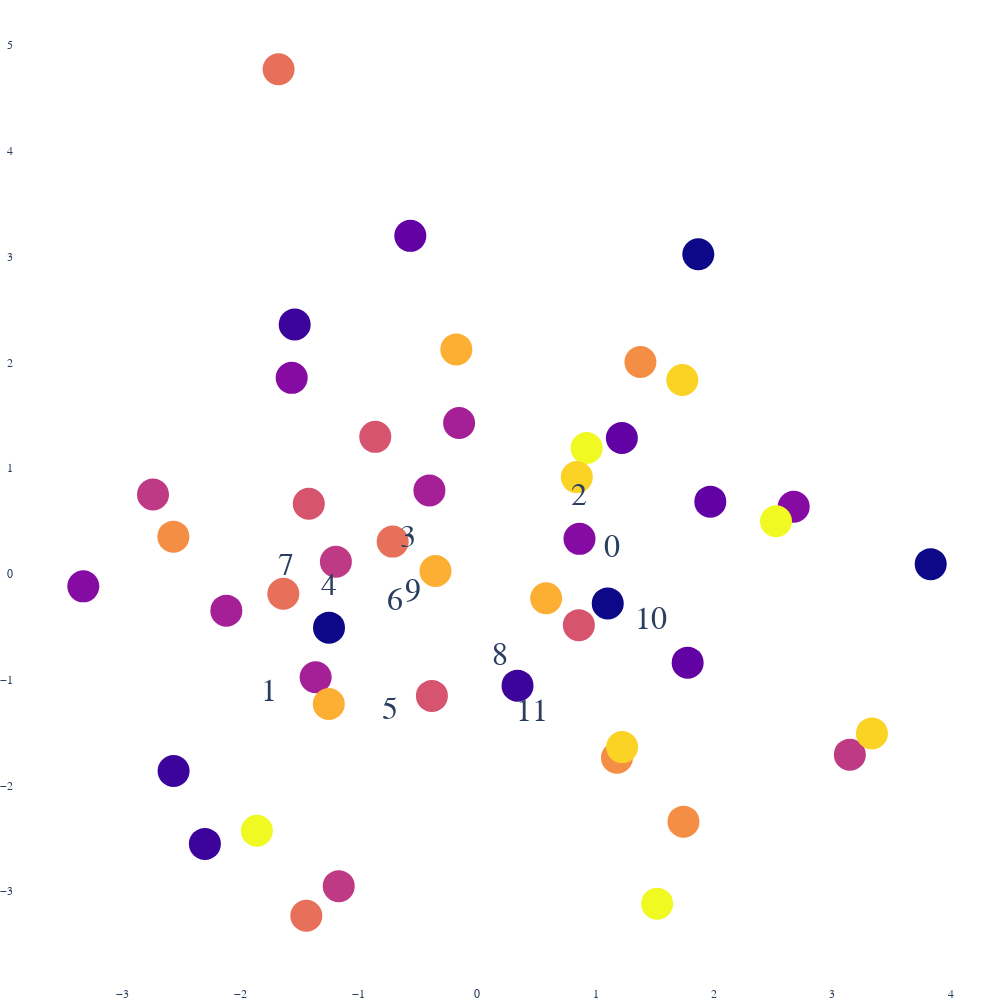

The notebook cell this image was saved under:
### Code cell
user_input = list(range(0, 48))

labels = list(np.repeat("", len(user_input))) + [f'{i%12}' for i in user_input]
opacity = list(np.repeat(1, 12*4))  + list(np.repeat(0, 12))
colors = [i%12 for i in user_input] + [i % 12 for i in range(12)]

display_pca_scatterplot(model.offset_encoder, user_input, labels, opacity, colors,
                        fontsize=32, markersize=32, textposition='bottom left', cam=(0.5,0,0), dims=2, avg=True)

### Figure 1 — Plotly figure (JSON) as saved in the notebook; plotly's stock layout.template omitted (floating-point values rounded to 4 significant figures)
{"data": [{"marker": {"color": [0, 1, 2, 3, 4, 5, 6, 7, 8, 9, 10, 11, 0, 1, 2, 3, 4, 5, 6, 7, 8, 9, 10, 11, 0, 1, 2, 3, 4, 5, 6, 7, 8, 9, 10, 11, 0, 1, 2, 3, 4, 5, 6, 7, 8, 9, 10, 11, 0, 1, 2, 3, 4, 5, 6, 7, 8, 9, 10, 11], "opacity": [1, 1, 1, 1, 1, 1, 1, 1, 1, 1, 1, 1, 1, 1, 1, 1, 1, 1, 1, 1, 1, 1, 1, 1, 1, 1, 1, 1, 1, 1, 1, 1, 1, 1, 1, 1, 1, 1, 1, 1, 1, 1, 1, 1, 1, 1, 1, 1, 0, 0, 0, 0, 0, 0, 0, 0, 0, 0, 0, 0], "size": 32}, "mode": "markers+text", "text": ["", "", "", "", "", "", "", "", "", "", "", "", "", "", "", "", "", "", "", "", "", "", "", "", "", "", "", "", "", "", "", "", "", "", "", "", "", "", "", "", "", "", "", "", "", "", "", "", "0", "1", "2", "3", "4", "5", "6", "7", "8", "9", "10", "11", "0", "1", "2", "3", "4", "5", "6", "7", "8", "9", "10", "11", "0", "1", "2", "3", "4", "5", "6", "7", "8", "9", "10", "11", "0", "1", "2", "3", "4", "5", "6", "7", "8", "9", "10", "11"], "textfont": {"size": 32}, "textposition": "bottom left", "type": "scatter", "x": [1.868, -1.543, 1.97, -3.33, -1.366, -2.741, -0.8621, -1.679, 1.379, 0.5822, 1.733, 0.9242, -1.253, 0.3403, -0.566, 2.674, -2.121, -1.171, -1.424, -1.639, 1.181, -0.1771, 1.224, -1.863, 3.832, -2.302, 1.778, 0.864, -0.4045, 3.149, 0.8585, -0.7152, -2.569, -1.255, 3.335, 1.52, 1.103, -2.567, 1.222, -1.569, -0.1537, -1.195, -0.3835, -1.445, 1.743, -0.3533, 0.8414, 2.525, 1.387, -1.518, 1.101, -0.34, -1.011, -0.4895, -0.4528, -1.37, 0.4334, -0.3007, 1.784, 0.7766], "y": [3.023, 2.358, 0.6825, -0.118, -0.9775, 0.7504, 1.296, 4.772, 2.003, -0.2312, 1.833, 1.191, -0.5088, -1.057, 3.197, 0.6347, -0.3482, -2.954, 0.6633, -0.1887, -1.739, 2.123, -1.638, -2.429, 0.09177, -2.554, -0.8401, 0.3312, 0.7891, -1.71, -0.4852, 0.3049, 0.3519, -1.231, -1.509, -3.119, -0.2794, -1.865, 1.284, 1.854, 1.426, 0.1145, -1.155, -3.233, -2.344, 0.02718, 0.9147, 0.4979, 0.5815, -0.7795, 1.081, 0.6754, 0.2225, -0.9496, 0.07984, 0.4137, -0.4318, 0.1718, -0.09975, -0.9649]}], "layout": {"autosize": false, "font": {"family": "Courier New", "size": 12}, "height": 1000, "legend": {"font": {"color": "black", "family": "Courier New", "size": 20}, "x": 1, "y": 0.5}, "margin": {"b": 0, "l": 0, "r": 0, "t": 0}, "paper_bgcolor": "rgba(0,0,0,0)", "plot_bgcolor": "rgba(0,0,0,0)", "scene": {"camera": {"eye": {"x": 0.5, "y": 0, "z": 0}}}, "showlegend": false, "width": 1000}}
